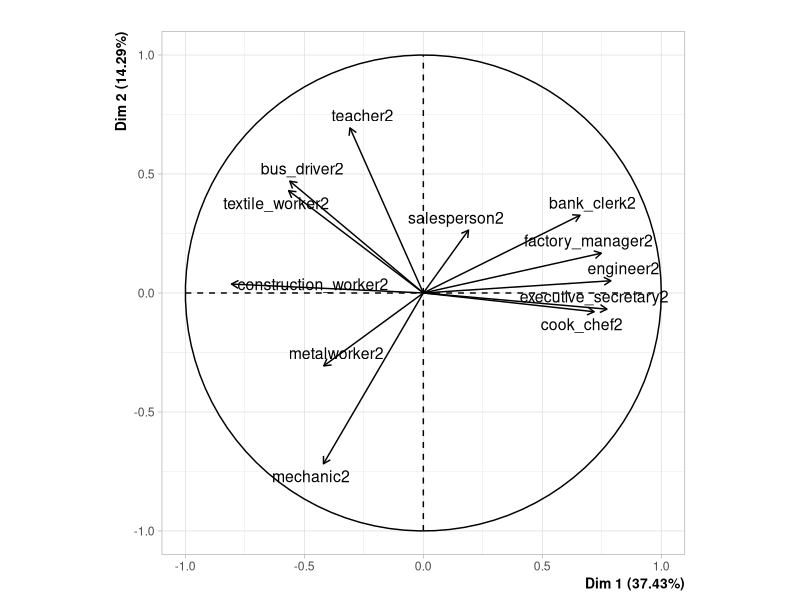
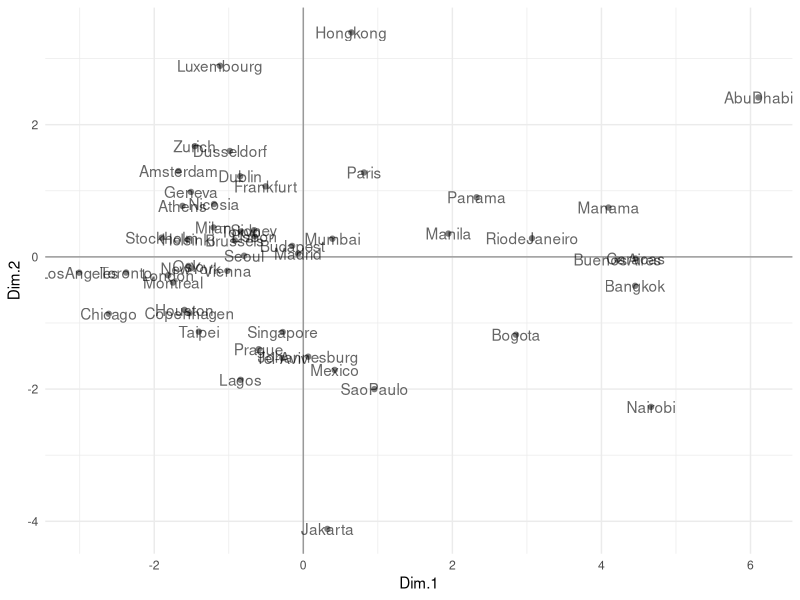
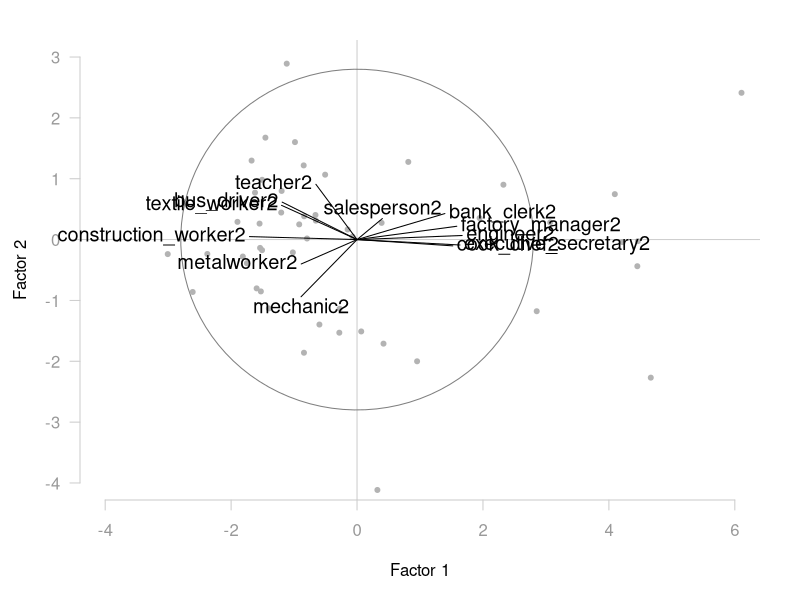
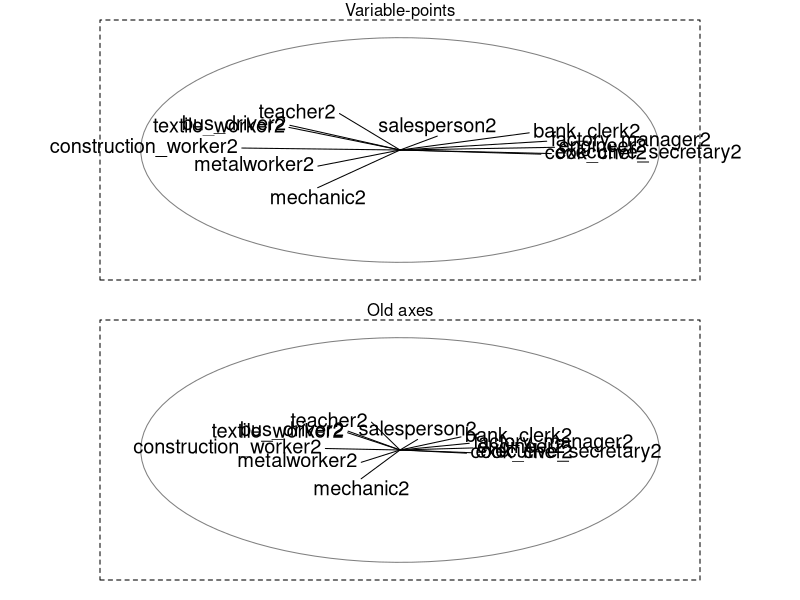

Here is the R script that generated these plots, in order:
# PCA of dataset cities94.csv
# This is a second PCA with rescaled variables: divided by the 
# mean salary of a city.
# Results for sections 2.3 "Beyond the First Factor"

# packages
library(FactoMineR)
library(ggplot2)
library(plotrix)

# working directory is the top-level directory
cities <- read.csv('data/cities94.csv', stringsAsFactors = FALSE)

# names of active variables
active <- c(
  "teacher", "bus_driver", "mechanic", "construction_worker",
  "metalworker", "cook_chef", "factory_manager", "engineer",
  "bank_clerk", "executive_secretary", "salesperson", "textile_worker")

# removing missing values
dat2 <- na.omit(
  cities[ ,c('city', 'net_hourly_salary', 'work_hours_year', active)]
)


# ========================================================
# 2.3) Beyond the first factor
# ========================================================

# mean salary as product of 'net_hourly_salary' x 'work_hours_year'
mean_salary <- dat2[ ,2] * dat2[ ,3]


# min_salary <- apply(dat2[ ,-1], 1, min)
# max_salary <- apply(dat2[ ,-1], 1, max)
# mean_salary <- rowMeans(dat2[ ,-1])
# 
# # adding salary inequality of cities
# rdat$salary_ineq <- (max_salary - min_salary) / mean_salary
# 
# # adding qualified manual jobs
# rdat$qual_jobs <- (rdat$mechanic + rdat$metalworker) / (2 * mean_salary)

# transformed data
dat_trans <- sweep(dat2[ ,active], 1, mean_salary, FUN = "/")
colnames(dat_trans) <- paste(active, '2', sep='')


# table 2.5: summary statistics of second analysis
trans_vars_statistics <- cbind.data.frame(
  #variable = active,
  weight = nrow(dat2),
  mean = round(colMeans(dat_trans), 2),
  stdev = round(apply(dat_trans, 2, sd), 2),
  min = round(apply(dat_trans, 2, min), 2),
  max = round(apply(dat_trans, 2, max), 2)
)
trans_vars_statistics

save(trans_vars_statistics, file = 'data/table-2-5.RData')


# table 2.6: correlations of all variables
var2_labels <- c(
  'tea2', 'bus2', 'mec2', 'con2', 'met2', 'coo2', 'dep2',
  'eng2', 'ban2', 'exe2', 'sal2', 'tex2'
)

var_trans_corrs <- round(cor(dat_trans), 2)
var_trans_corrs[upper.tri(var_trans_corrs, diag = FALSE)] <- NA
rownames(var_trans_corrs) <- var2_labels
colnames(var_trans_corrs) <- var2_labels

save(var_trans_corrs, file = 'data/table-2-6.RData')


# PCA of Transformed Data
pca2 <- PCA(dat_trans, graph = FALSE)
save(pca2, file = "data/pca2.RData")


# eigenvalues (table 2.7) of 2nd analysis
eigs2 <- data.frame(
  num = 1:nrow(pca2$eig),
  eigenvalues = round(pca2$eig[,1], 4),
  percentage = round(pca2$eig[,2], 2),
  cumulative = round(pca2$eig[,3], 2)
)
rownames(eigs2) = 1:nrow(eigs2)
write.csv(eigs2, file = 'data/table-2-7.csv')


# table 2.8: results for variables of 2nd analysis
pca2_vars <- data.frame(
  coord1 = round(pca2$var$coord[,1], 2),
  coord2 = round(pca2$var$coord[,2], 2),
  coord3 = round(pca2$var$coord[,3], 2),
  cor1 = round(pca2$var$cor[,1], 2),
  cor2 = round(pca2$var$cor[,2], 2),
  cor3 = round(pca2$var$cor[,3], 2)
)

save(pca2_vars, file = 'data/table-2-8.RData')


# figure 2.9 (circle of correlations)
png("images/figure-2-9.png", 
    height = 1000, width = 1000, res = 200)
plot(pca2, choix = 'var', las = 1, title = '')
dev.off()



# table 2.9: results for individuals of 2nd analysis
n <- nrow(dat2)
dat_scaled2 <- sqrt(n/(n-1)) * scale(dat_trans)

pca2_inds <- data.frame(
  city = dat2$city,
  wgt = round(100/nrow(dat2), 2),
  disto = round(apply(dat_scaled2, 1, function(x) sum(x^2)), 2),
  coord1 = round(pca2$ind$coord[,1], 2),
  coord2 = round(pca2$ind$coord[,2], 2),
  contr1 = round(pca2$ind$contrib[,1], 2),
  contr2 = round(pca2$ind$contrib[,2], 2),
  cosqr1 = round(pca2$ind$cos2[,1], 2),
  cosqr2 = round(pca2$ind$cos2[,2], 2)
)

write.csv(pca2_inds, file = 'data/table-2-9.csv')



# figure 2.10 (first factorial plane)
pca2_ind <- as.data.frame(pca2$ind$coord)
pca2_ind$city <- dat2$city

fig_2_10 <- ggplot(data = pca2_ind, aes(x = Dim.1, y = Dim.2)) + 
  geom_vline(xintercept = 0, color = 'gray60') +
  geom_hline(yintercept = 0, color = 'gray60') +
  geom_point(color = 'gray50') + 
  geom_text(aes(label = city), alpha = 0.6) +
  theme_minimal()

ggsave(filename = 'images/figure-2-10.png', plot = fig_2_10, 
       width = 7, height = 5)


# ===================================================================
# figure 2.22 (biplot)
#load(file = "data/pca2.RData")
# ===================================================================

# data frame with rescaled variable vectors
pca2_newvars <- as.data.frame(
  sweep(pca2$var$coord[,1:2], 2, sqrt(pca2$eig[1:2,1]), "*"))

# data frame with arrows coordinates
arrows = data.frame(
  x1 = c(0, 0, 0, 0), 
  y1 = c(0, 0, 0, 0), 
  x2 = pca2_newvars[,1],
  y2 = pca2_newvars[,2])

# auxiliar function
circle <- function(center = c(0, 0), npoints = 100, radius = 1) {
  r = radius
  tt = seq(0, 2 * pi, length = npoints)
  xx = center[1] + r * cos(tt)
  yy = center[1] + r * sin(tt)
  return(data.frame(x = xx, y = yy))
}

corcir <- circle(c(0, 0), npoints = 100, radius = 2.8)

# position parameters
var_pos <- c(2, 2, 1, 2, 2, 4, 4, 4, 4, 4, 3, 2)

png(filename = "images/figure-2-22.png", width = 7.6, height = 6, 
    units = 'in', res = 300)
op <- par(mar = c(5, 4, 2, 2))
plot.new()
plot.window(xlim = c(-4, 6), ylim = c(-4, 3))
axis(side = 1, col = 'gray80', col.axis = 'gray60')
axis(side = 2, las = 2, col = 'gray80', col.axis = 'gray60')
mtext("Factor 1", side = 1, line = 3)
mtext("Factor 2", side = 2, line = 2.5)
abline(v = 0, h = 0, col = 'gray80')
lines(corcir$x, corcir$y, col = 'gray50')
points(pca2_ind$Dim.1, pca2_ind$Dim.2, pch = 20, col = 'gray70')
segments(x0 = arrows$x1, x1 = arrows$x2, y0 = arrows$y1, y1 = arrows$y2)
text(pca2_newvars$Dim.1, pca2_newvars$Dim.2, pos = var_pos, cex = 1.2,
     labels = rownames(pca2_newvars), offset = 0.2, xpd = TRUE)
par(op)
dev.off()



# ===================================================================
# figure 2.23 (two circles of correlations)
#load(file = "data/pca2.RData")
# ===================================================================

corcir1 <- circle(c(0, 0), npoints = 100, radius = 1)

arrows1 = data.frame(
  x1 = c(0, 0, 0, 0), 
  y1 = c(0, 0, 0, 0), 
  x2 = pca2$var$coord[,1],
  y2 = pca2$var$coord[,2])


png(filename = "images/figure-2-23.png", width = 6.5, height = 10, 
    units = 'in', res = 300)
op <- par(mfrow = c(2,1), mar = c(1, 5, 1, 5))
# circle for biplot
plot.new()
plot.window(xlim = c(-3, 3), ylim = c(-3, 3))
mtext("Variable-points", side = 3)
lines(corcir$x, corcir$y, col = 'gray50')
segments(x0 = arrows$x1, x1 = arrows$x2, y0 = arrows$y1, y1 = arrows$y2)
text(pca2_newvars$Dim.1, pca2_newvars$Dim.2, pos = var_pos, cex = 1.2,
     labels = rownames(pca2_newvars), offset = 0.2, xpd = TRUE)
box(lty = 2)
# original circle
plot.new()
plot.window(xlim = c(-3, 3), ylim = c(-3, 3))
mtext("Old axes", side = 3)
lines(corcir$x, corcir$y, col = 'gray50')
segments(x0 = arrows1$x1, x1 = arrows1$x2, y0 = arrows1$y1, y1 = arrows1$y2)
text(pca2$var$coord[,1], pca2$var$coord[,2], pos = var_pos, cex = 1.2,
     labels = rownames(pca2_newvars), offset = 0.2, xpd = TRUE)
box(lty = 2)
par(op)
dev.off()
